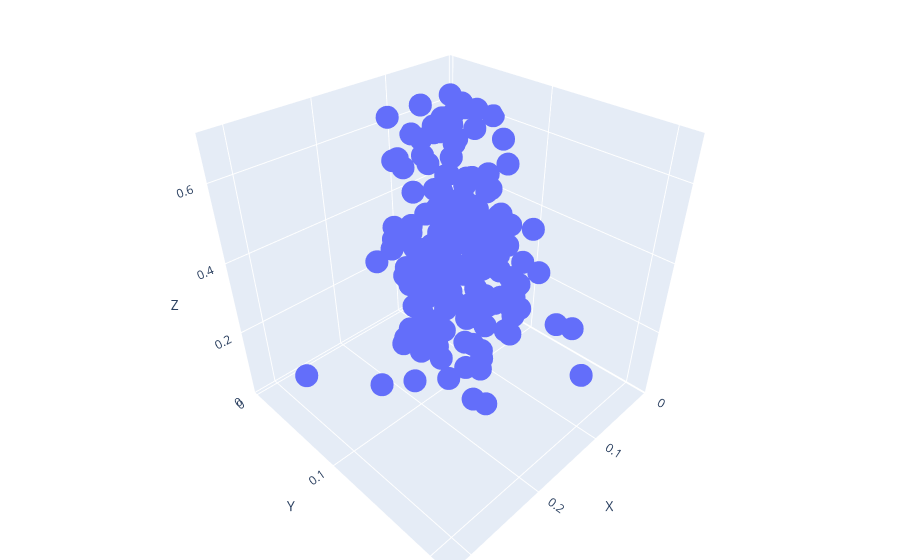

Source (notebook cell):
### Markdown cell above
Make a 3D plot of some columns the coherence matrix.

### Code cell
f_index = 30
shift = 1

# Create a list of vectors
vectors = [
    np.array([1, 2, 3]),
    np.array([4, 5, 6]),
    np.array([7, 8, 9]),
    # Add more vectors as needed
]

points = np.abs(norm_win_spectra[f_index,:,(4,5,6)])*shift
vectors = points.T

# Extract coordinates from vectors
x_coords = [vector[0] for vector in vectors]
y_coords = [vector[1] for vector in vectors]
z_coords = [vector[2] for vector in vectors]

# Create a 3D scatter plot
fig = go.Figure()

# Add scatter points for each vector
fig.add_trace(go.Scatter3d(x=x_coords, y=y_coords, z=z_coords, mode='markers'))

# Set layout properties
fig.update_layout(scene=dict(aspectmode="cube", xaxis=dict(title="X"), yaxis=dict(title="Y"), zaxis=dict(title="Z")),
                  margin=dict(l=0, r=0, b=0, t=0))

### Figure 1 — Plotly figure (JSON) as saved in the notebook; plotly's stock layout.template omitted (floating-point values rounded to 4 significant figures; data arrays with more than 128 entries replaced by an {"elided": "..."} marker saying what was removed)
{"data": [{"mode": "markers", "type": "scatter3d", "x": {"elided": "200 float values"}, "y": {"elided": "200 float values"}, "z": {"elided": "200 float values"}}], "layout": {"margin": {"b": 0, "l": 0, "r": 0, "t": 0}, "scene": {"aspectmode": "cube", "xaxis": {"title": {"text": "X"}}, "yaxis": {"title": {"text": "Y"}}, "zaxis": {"title": {"text": "Z"}}}}}
